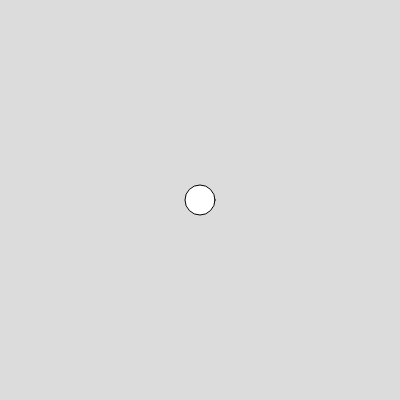
Frame 1 (no input)
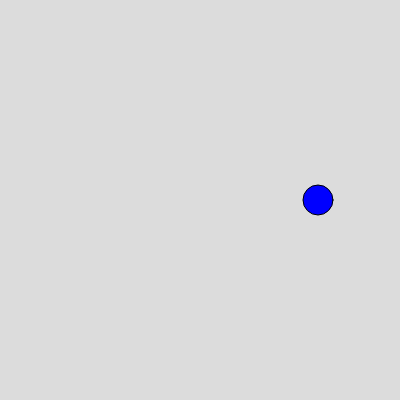
Frame 60 (no input)
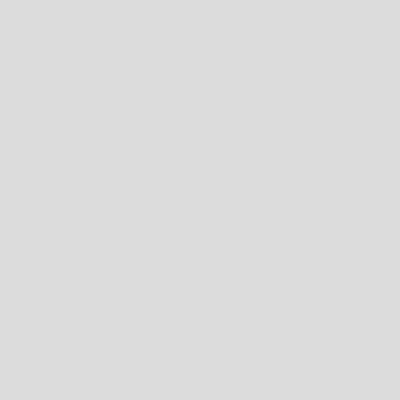
Frame 120 (the mouse pressed at the canvas centre since frame 60)

The p5.js sketch that drew these frames (run headless with seeded random() and noise() and a simulated clock; from frame 60 on, the mouse is pressed at the canvas centre):

// p5.js sketch
// ── sketch.js
var ball ={
  x:200,
  y:200,
  r:30,
  xspeed:0,
  color:"blue"

}


function setup() {
  createCanvas(400, 400);

}

function draw() {
  background(220);
  circle(ball.x,ball.y,ball.r)
  fill (ball.color)
  ball.xspeed=2
  ball.x=ball.x+ball.xspeed
}
